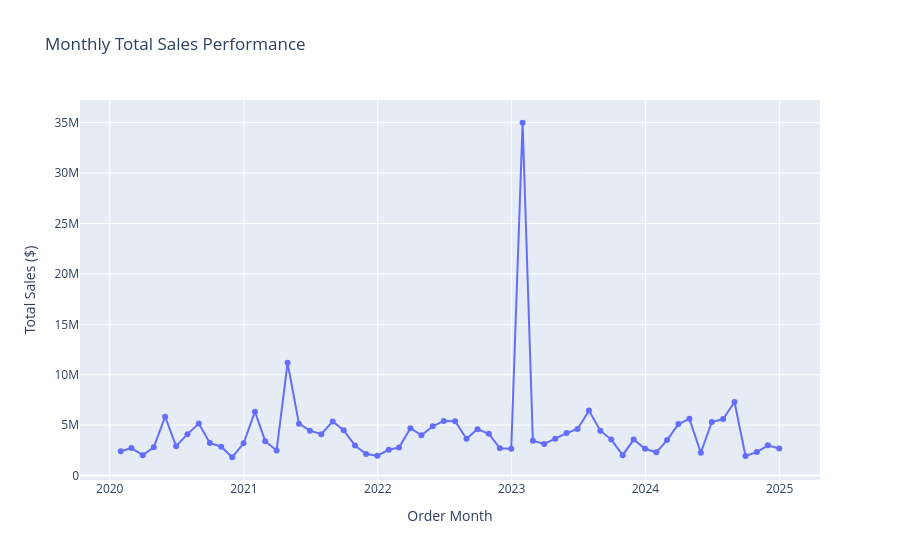

Source (notebook cell):
### Markdown cell above
#### 8.3.2. Monthly Total Sales Performance. ####

### Code cell
import plotly.express as px
monthly_sales = (
    df.groupby(pd.Grouper(key='order_date', freq='ME'))['sales_amount']
    .sum()
    .reset_index()
)

fig = px.line(
    monthly_sales, 
    x='order_date', 
    y='sales_amount', 
    title="Monthly Total Sales Performance",
    markers=True
)

fig.update_layout(
    xaxis_title='Order Month',
    yaxis_title='Total Sales ($)'
)
fig.show()
